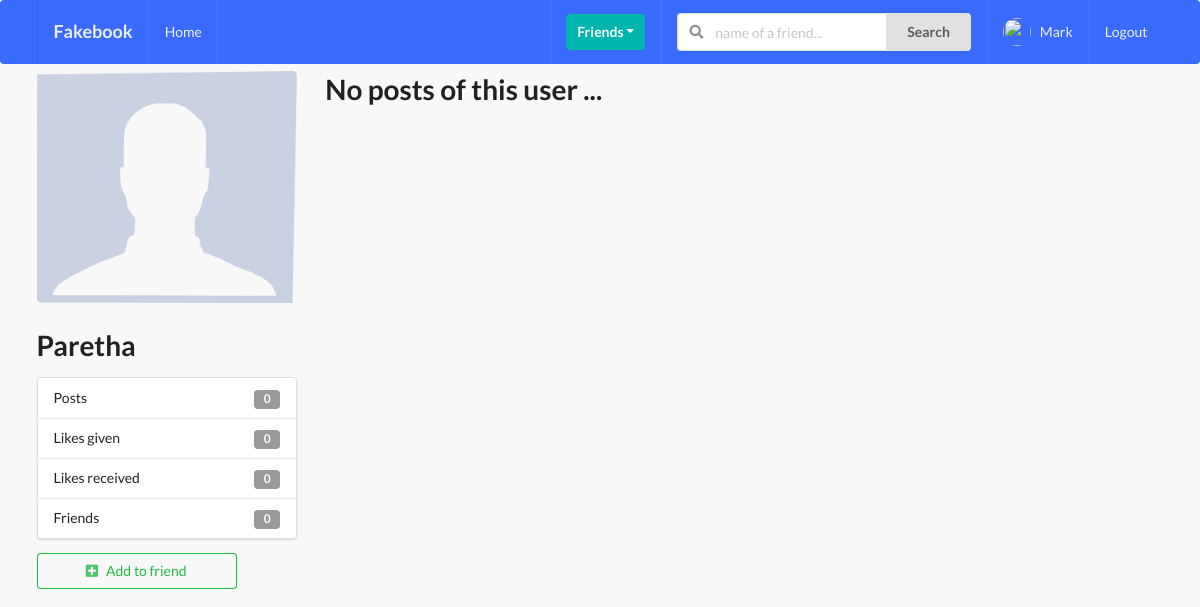
Screenshot of /profiles/kaushal-yadav/ (signed in) with the database file from the repository.
### profiles/models.py (models this page shows, shortened)
class Profile(models.Model):
    first_name = models.CharField(max_length=200, blank=True)
    last_name = models.CharField(max_length=200, blank=True)
    user = models.OneToOneField(User, on_delete=models.CASCADE)
    bio = models.TextField(default="No Bio ...", max_length=300)
    email = models.EmailField(max_length=200, blank=True)
    country = models.CharField(max_length=200, blank=True)
    avatar = models.ImageField(default='avatar.png', upload_to='avatars/')
    friends = models.ManyToManyField(User, blank=True, related_name='friends')
    slug = models.SlugField(unique=True, blank=True)
    updated = models.DateTimeField(auto_now=True)
    created = models.DateTimeField(auto_now_add=True)
    objects = ProfileManager()
    def get_friends_no(self):
        return self.friends.all().count()
    def get_posts_no(self):
        return self.posts.all().count()
    def get_all_authors_posts(self):
        return self.posts.all()
    def get_likes_given_no(self):
        likes = self.like_set.all()
        total_liked = 0
        for item in likes:
            if item.value=='Like':
                total_liked += 1
        return total_liked
    def get_likes_received_no(self):
        posts = self.posts.all()
        total_liked = 0
        for item in posts:
            total_liked += item.liked.all().count()
        return total_liked
    __initial_first_name = None
    __initial_last_name = None
    def __init__(self, *args, **kwargs):
        super().__init__(*args, **kwargs)
        self.__initial_first_name = self.first_name
        self.__initial_last_name = self.last_name

### profiles/views.py (the view)
# urls.py: path('<slug>/', ProfileDetailView.as_view(), name='profile-detail-view'),
class ProfileDetailView(LoginRequiredMixin, DetailView):
    model = Profile
    template_name = 'profiles/detail.html'
    def get_object(self, slug=None):
        slug = self.kwargs.get('slug')
        profile = Profile.objects.get(slug=slug)
        return profile
    def get_context_data(self, **kwargs):
        context = super().get_context_data(**kwargs)
        user = User.objects.get(username__iexact = self.request.user)
        profile = Profile.objects.get(user=user)
        rel_r = Relationship.objects.filter(sender=profile)
        rel_s = Relationship.objects.filter(receiver=profile)
        rel_receiver = []
        rel_sender = []
        for item in rel_r:
            rel_receiver.append(item.receiver.user)
        for item in rel_s:
            rel_sender.append(item.sender.user)
        context['profile'] = profile
        context['rel_receiver'] = rel_receiver
        context['rel_sender'] = rel_sender
        context['posts'] = self.get_object().get_all_authors_posts()
        context['len_posts'] = True if len(self.get_object().get_all_authors_posts()) > 0 else False
        return context

### profiles/context_processors.py (called while the page is built)
def profile_pic(request):
    if request.user.is_authenticated:
        profile_obj = Profile.objects.get(user=request.user)
        pic = profile_obj.avatar
        return {'picture' : pic}
    return {}

def invatations_received_no(request):
    if request.user.is_authenticated:
        profile_obj = Profile.objects.get(user=request.user)
        qs_count = Relationship.objects.invatation_received(profile_obj).count()
        return {'invites_num' : qs_count}
    return {}

### profiles/models.py (called while the page is built)
    def invatation_received(self, receiver):
        qs = Relationship.objects.filter(receiver=receiver, status='send')
        return qs

### profiles/templates/profiles/detail.html (shortened to what this page needs)
{% extends 'base.html' %}
{% block content %}
<div class="ui grid">
    <div class="row">
        <div class="four wide column">
            <img class="ui medium rounded image" src={{object.avatar.url}}>
            <h1>{{object.user}}</h1>
            <div class="ui vertical fluid menu">
                <div class="item">
                    Posts
                    <div class="ui label">{{object.get_posts_no}}</div>
                </div>
                <div class="item">
                    Likes given
                    <div class="ui label">{{object.get_likes_given_no}}</div>
                </div>
                <div class="item">
                    Likes received
                    <div class="ui label">{{object.get_likes_received_no}}</div>
                </div>
                <div class="item">
                    Friends
                    <div class="ui label">{{object.get_friends_no}}</div>
                </div>
            </div>
            {% if object.user not in rel_receiver and object.user not in rel_sender %}
                <form action="{% url 'profiles:send-invite' %}" method="POST">
                    <button type="submit" class="ui positive basic button mb-5 w-big"><i class="plus square icon"></i>Add to friend</button>
                </form>
            {% endif %}
        </div>
        <div class="twelve wide column">
            {% if len_posts %}
                {% for post in posts %}
                    <div class="segment ui fluid">{{post.content}}</div>
                {% endfor %}
            {% else %}
                <h1>No posts of this user ...</h1>
            {% endif %}
        </div>
    </div>
</div>
{% endblock content %}

### templates/main/navbar.html (shortened to what this page needs)
{% url 'home' as path_to_home %}
{% url 'posts:main-post-view' as path_to_posts %}
{% url 'profiles:my-profile-view' as path_to_my_profile %}
<div class="ui inverted menu nav mb-7">
    <div class="ui container">
        <a href="{{path_to_home}}" class="{% if request.path == path_to_home %} active {% endif %} item">
            <h3>Fakebook</h3>
        </a>
        {% if request.user.is_authenticated %}
        <a href="{{path_to_posts}}" class="{% if request.path == path_to_posts %} active {% endif %} item">
            Home
        </a>
        {% endif %}
        <div class="right menu">
            {% if request.user.is_authenticated %}
                <div class="item">
                    <div class="ui floating dropdown icon button teal"> Friends
                        <i class="dropdown icon"></i>
                    </div>
                </div>
                <div class="item">
                    <form action=" {% url 'profiles:search-profile-view' %} " method="GET">
                        <div class="ui action left icon input">
                            <input class="prompt" type="text" name='query' id="query" placeholder="name of a friend...">
                            <button type='submit' name="button" class="ui button">Search</button>
                        </div>
                    </form>
                </div>
                <a href="{{path_to_my_profile}}" class="{% if request.path == path_to_my_profile %} active {% endif %} item">
                <img src="{{picture.url}}" class="ui avatar image">&nbsp;
                    {{ request.user }}
                </a>
                <a href="{% url 'account_logout' %}" class="ui item">
                    Logout
                </a>
            {% else %}
            <a href="{% url 'account_login' %}" class="ui item">
                Login
            </a>
            {% endif %}
        </div>
    </div>
</div>

### static_project/style.css (style rules this page uses)
body { background: #f8f8f8 !important; }
.nav { border-radius: 0px; background-color: #396afc !important; }
.mb-7 { margin-bottom: 7px !important; }
.w-big { width: 200px !important; }
.mb-5 { margin-bottom: 5px !important; }

### rows the page displays
Profile: avatar (placeholder picture), user "Paretha", get_posts_no "0", get_likes_given_no "0", get_likes_received_no "0", get_friends_no "0"

### other values shown
{{ request.user }} "Mark"
